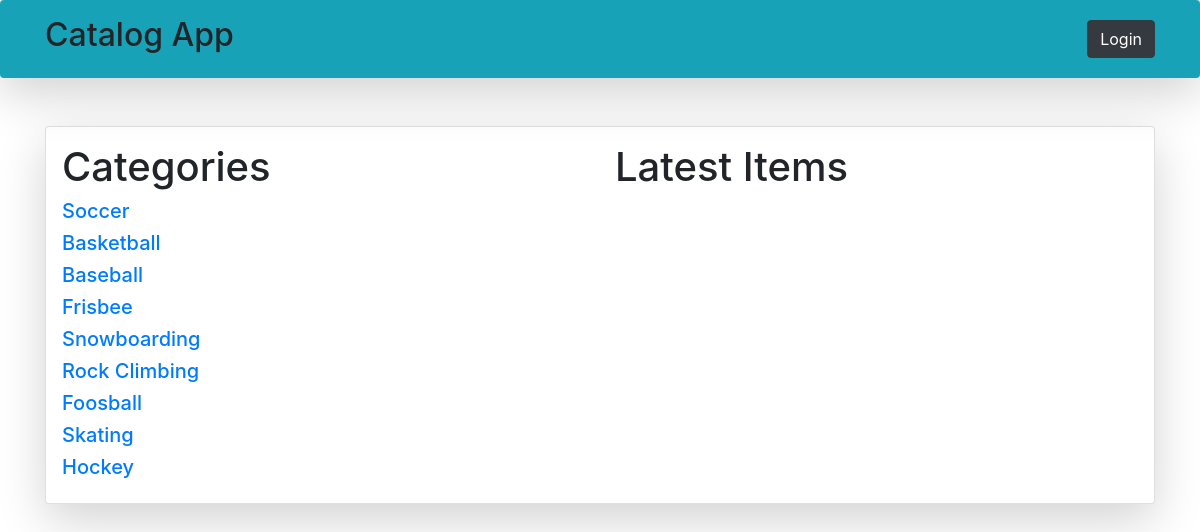
Page /dashboard/ on the earlier database version.
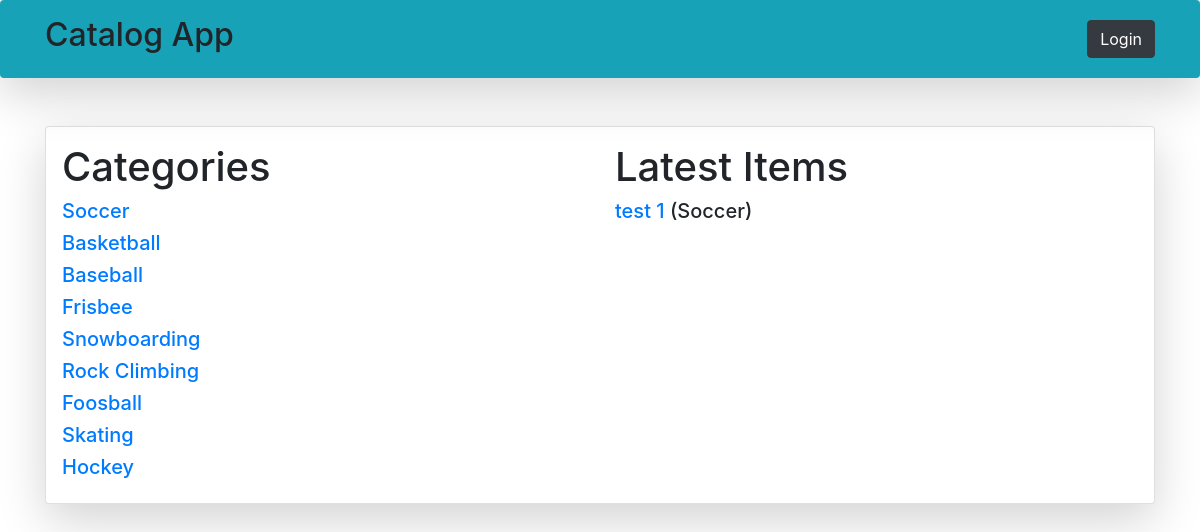
Same page on the later database version.
### database_setup.py (models this page shows, shortened)
class Categories(Base):
    __tablename__ = 'categories'
    name = Column(String(80), nullable = False)
    id = Column(Integer, primary_key = True)

class Categories_item(Base):
    __tablename__ = 'categories_item'
    title = Column(String(80), nullable = False)
    id = Column(Integer, primary_key = True)
    description = Column(String(10000), nullable = False)
    picture = Column(LargeBinary)
    categories_item_id = Column(Integer, ForeignKey('categories.id'))
    categories = relationship(Categories)

### web.py (the view)
@app.route('/dashboard/', methods=['GET', 'POST'])
def dashboard():
        state = ''.join(random.choice(string.ascii_uppercase + string.digits)
                for x in xrange(32))
        login_session['state'] = state
        if 'username' in login_session:
            logged_in = True
        else:
            logged_in = False
        categories_all = db.session.query(Categories).all()
        try:
            latest_items = db.session.query(Categories_item).all()
        except:
            pass
        if logged_in:
            return render_template(
                'dashboard.html',
                logged_in=logged_in,
                categories=categories_all,
                latest_items=latest_items,
                username=login_session['username'],
                google_client_id=os.environ['GOOGLE_CLIENT_ID'],
                STATE=state
                )
        else:
            return render_template(
                'dashboard.html',
                logged_in=logged_in,
                categories=categories_all,
                latest_items=latest_items,
                google_client_id=os.environ['GOOGLE_CLIENT_ID'],
                STATE=state)

### templates/dashboard.html (shortened to what this page needs)
{% extends "base.html" %}
{% block content %}
<div class="card shadow-lg p-3 mb-5" style="width: 100%;">
        <div class="row">
                <div class="col">
                        <h1>Categories</h1>
                        {% for category in categories %}
                        {% if username %}
                                <h5><a href="/catalog/{{ category.id }}/{{ username }}">{{category.name}}</a></h5>
                        {% else %}
                                <h5><a href="/catalog/{{ category.id }}/none">{{category.name}}</a></h5>
                        {% endif %}
                        {% endfor %}
                </div>
                <div class="col">
                        <h1>Latest Items</h1>
                        {% if latest_items %}
                                {% for latest_item in latest_items|reverse %}
                                {% if username %}
                                <h5><a href="/catalog/{{ latest_item.categories.id }}/{{ latest_item.id }}/{{ username }}">{{ latest_item.title }}</a> ({{ latest_item.categories.name }})</h5>
                                {% else %}
                                <h5><a href="/catalog/{{ latest_item.categories.id }}/{{ latest_item.id }}/none">{{ latest_item.title }}</a> ({{ latest_item.categories.name }})</h5>
                                {% endif %}
                                {% endfor %}
                        {% endif %}
                </div>
        </div>
</div>
{% endblock %}

### templates/base.html (shortened to what this page needs)
<!DOCTYPE html>
<html>
    <head>
        <link rel="stylesheet" href="https://stackpath.bootstrapcdn.com/bootstrap/4.1.2/css/bootstrap.min.css">
        <link href="https://stackpath.bootstrapcdn.com/font-awesome/4.7.0/css/font-awesome.min.css" rel="stylesheet">
    </head>
    <body>
        <nav class="sticky-top shadow-sm navbar navbar-light bg-info shadow-lg p-3 mb-5 rounded">
            <div class="container">
                <h2>Catalog App</h2>
                    {% if username %}
                      <div class="dropdown">
                        <button class="btn btn-warning dropdown-toggle" type="button" id="dropdownMenuButton" data-toggle="dropdown" aria-haspopup="true" aria-expanded="false">
                          {{username}}
                        </button>
                        <div class="dropdown-menu" aria-labelledby="dropdownMenuButton">
                            <a class="dropdown-item" href="{{url_for('gdisconnect')}}">Logout</a>
                        </div>
                      </div>
                    {% else %}
                    <button class="btn btn-dark" data-toggle="modal" data-target="#login_panel" type="submit">
                      Login
                    </button>
                    {% endif %}
            </div>
        </nav>
        <div class="container">
          {% block content %}
          {% endblock %}
        </div>
    </body>
</html>

Differences in the rows shown:
added Categories_item: title "test 1", categories.name "Soccer"
